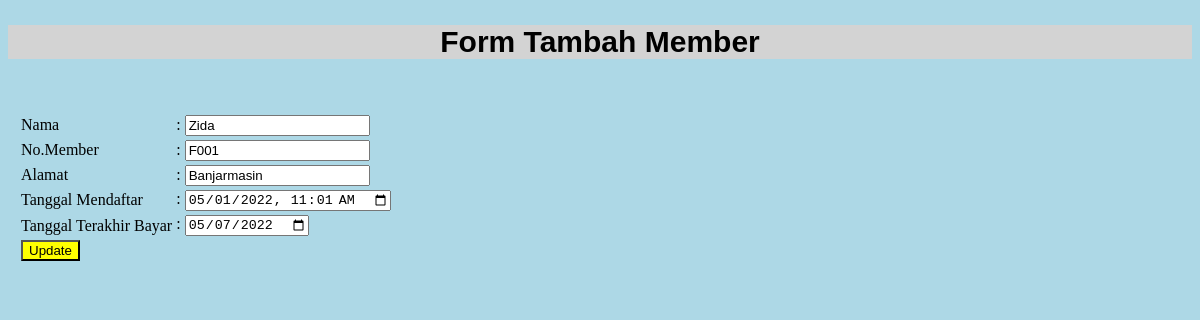
Page /FormMember.php?id_member=1 on the earlier database version.
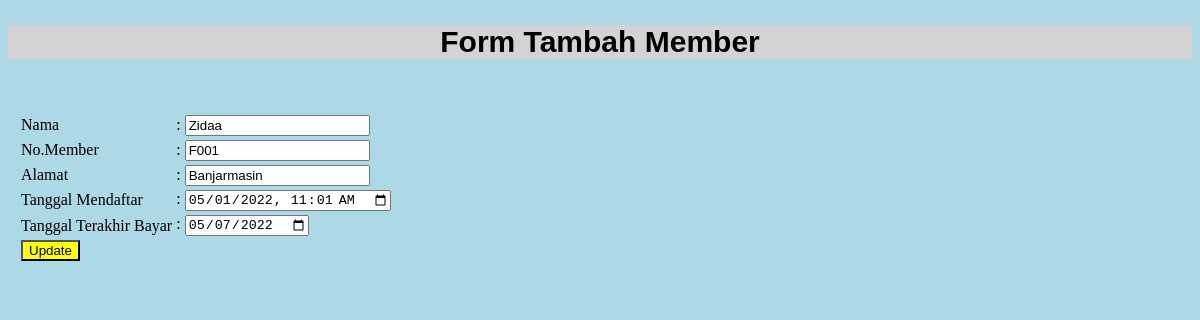
Same page on the later database version.
### tables this page shows
CREATE TABLE `member` (
  `id_member` int(11) NOT NULL AUTO_INCREMENT,
  `nama_member` varchar(250) NOT NULL,
  `nomor_member` varchar(15) NOT NULL,
  `alamat` text NOT NULL,
  `tgl_mendaftar` datetime NOT NULL,
  `tgl_terakhir_bayar` date NOT NULL,
  PRIMARY KEY (`id_member`)
);

### Koneksi.php (called while the page is built)
<?php
function connect()
{
    try {
        $connect = new PDO(
            'mysql:host=localhost;dbname=prak501','root','',
            array(PDO::ATTR_ERRMODE, PDO::ERRMODE_EXCEPTION, PDO::ATTR_PERSISTENT => true)
        );
    } catch (PDOException $e) {
        print "Gagal Terhubung ke Database: " . $e->getMessage() . "<br/>";
        die();
    }
    return $connect;
}

### Model.php (called while the page is built, shortened)
<?php
    require 'Koneksi.php';
    function editMember(){
        $connection = connect() -> prepare("SELECT * FROM member where id_member=" . $_GET["id_member"]);
        $connection -> execute();
        $GLOBALS['result'] = $connection -> fetchAll();
    }
?>

### FormMember.php (the view, shortened to what this page needs)
<?php
    require 'Model.php';
    if (isset($_GET['id_member'])) {
        editMember();
    }
?>
<!DOCTYPE html>
<html lang="en">
<head>
</head>
<body>
    <h2>Form Tambah Member</h2>
    <form action="" method="post">
        <table>
            <tr>
                <td>Nama</td><br>
                <td>:
                    <input type="text" name="nama_member" <?php echo (isset($_GET['id_member'])) ?
                    "value = " . $result[0]["nama_member"] . "" : "value = '' "; ?> required> <br/>
                </td>
            </tr>
            <tr>
                <td>No.Member</td>
                <td>:
                    <input type="text" name="nomor_member" <?php echo (isset($_GET['id_member'])) ?
                    "value = " . $result[0]["nomor_member"] . "" : "value = '' "; ?> required> <br>
                </td>
            </tr>
            <tr>
                <td>Alamat</td>
                <td>:
                    <input type="text" name="alamat" <?php echo (isset($_GET['id_member'])) ?
                    "value = " . $result[0]["alamat"] . "" : "value = '' "; ?> required>
                    <br>
                </td>
            </tr>
            <tr>
                <td>Tanggal Mendaftar</td>
                <td>:
                    <input type="datetime-local" name="tgl_daftar" <?php echo (isset($_GET['id_member'])) ?
                    "value = " .date('Y-m-d\TH:i', strtotime($result[0]["tgl_mendaftar"])) . "" : "value = '' "; ?> required> <br>
                </td>
            </tr>
            <tr>
                <td>Tanggal Terakhir Bayar</td>
                <td>:
                    <input type="date" name="tgl_terakhir_bayar" <?php echo (isset($_GET['id_member'])) ?
                    "value = " . $result[0]["tgl_terakhir_bayar"] . "" : "value = '' "; ?> required><br>
                </td>
            </tr>
            <tr>
                <td>
                    <?php
                        if (isset($_GET['id_member'])) {
                            echo "<button type='submit' name='update'>Update</button>";
                        }else {
                            echo "<button type='submit' name='submit'>Tambah</button>";
                        }
                    ?>
                </td>
                <td></td>
            </tr>
        </table>
    </form>
</body>
</html>

Differences in the rows shown:
changed member "Banjarmasin": nama_member "Zida" → "Zidaa"
